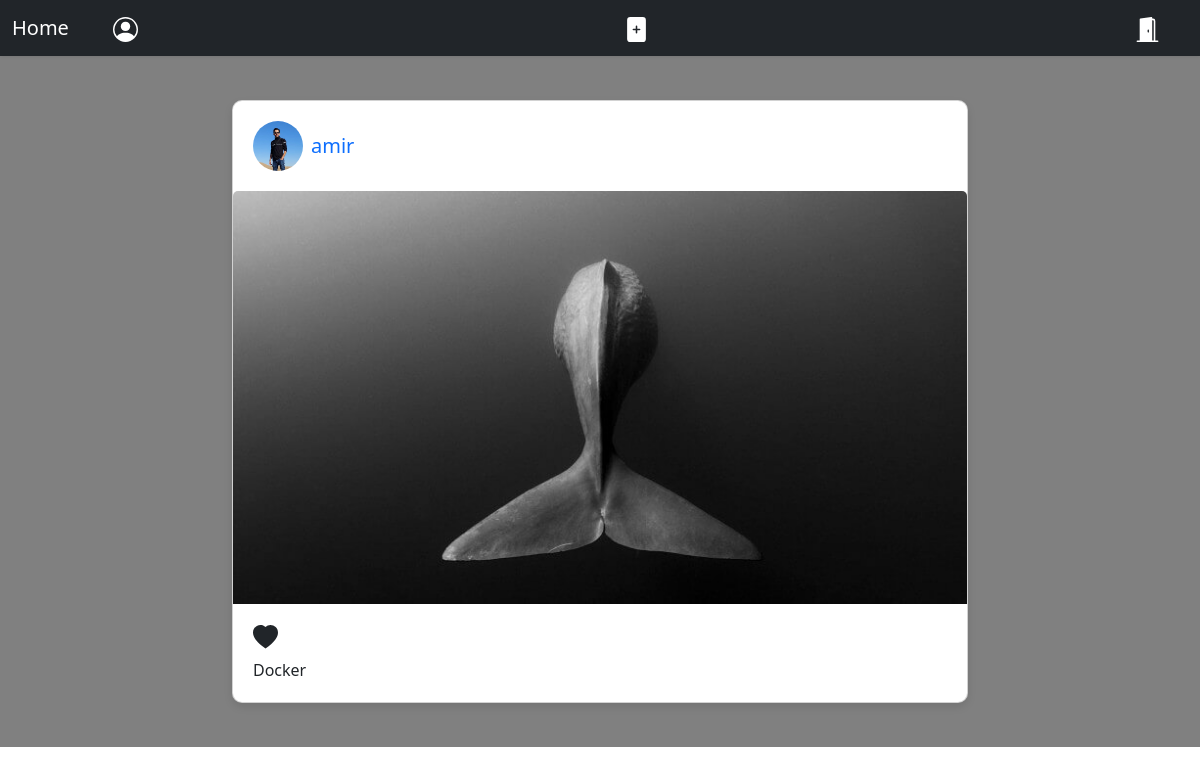
Page /post_detail/30/docker/ (signed in) on the committed database.
### home/models.py (models this page shows, shortened)
class Post(models.Model):
    user = models.ForeignKey(User,on_delete=models.CASCADE ,related_name='puser')
    image = models.ImageField(upload_to='post_image')
    caption = models.CharField(max_length=255)
    slug=models.SlugField()
    created = models.DateTimeField(auto_now_add=True)
    updated = models.DateTimeField(auto_now=True)

### accounts/models.py (models this page shows, shortened)
class User(AbstractBaseUser):
    username = models.CharField(max_length=200,unique=True)
    profile = models.ImageField(upload_to='profile_image',default='blank-profile-picture.png')
    bio = models.CharField(max_length=300,blank=True ,null=True)
    full_name = models.CharField(max_length=255)
    email = models.EmailField(max_length=255,unique=True)
    is_active = models.BooleanField(default=True)
    is_admin = models.BooleanField(default=False)
    birthday = models.DateField(blank= True ,null=True)
    privet = models.BooleanField(default=False)
    objects = UserManager()
    USERNAME_FIELD = 'username'
    REQUIRED_FIELDS = ['email','full_name']
    def __str__ (self):
        return self.username

### home/views.py (the view)
# urls.py: path('post_detail/<int:post_id>/<slug:post_slug>/',views.PostDetailView.as_view(),name='post_detail'),
class PostDetailView(LoginRequiredMixin,View):
    def setup(self,request,*args, **kwargs):
        self.post_instance = get_object_or_404(Post,pk=kwargs['post_id'],slug=kwargs['post_slug'])
        return super().setup(request,*args, **kwargs)
    def get(self,request,*args, **kwargs):
        post=self.post_instance
        can_like =user_like(request.user)
        return render(request,'home/detail.html',{'post':post,'can_like':can_like})

### utils.py (called while the page is built)
def user_like(user):
    user_like = Vote.objects.filter(user=user)
    if user_like is not None:
        can_like = [b.post.id for b in user_like ]
    else :
        can_like=[]
    return can_like

### home/templates/home/detail.html (shortened to what this page needs)
{% extends "base.html" %}
{% load static %}
{% block extra_headers %}
<link rel="stylesheet" href="{% static 'home/css/base_s.css' %}">
{% endblock extra_headers %}
{% block content %}
<div class="container mt-4">
    <div class="row justify-content-center">
        <div class="col-md-8">
            <div class="card mb-4">
                <div class="card-body d-flex align-items-center justify-content-between">
                    <div class="d-flex align-items-center">
                        <img src="{{ post.user.profile.url }}" style="border-radius: 50%;" alt="Profile Image" width="50" height="50">
                        <h5 class="m-2 card-title"><a href="{% url "accounts:user_profile" post.user.id %}" class="text-decoration-none">{{ post.user }}</a></h5>
                    </div>
                </div>
                <a href="{% url 'home:post_detail' post.id post.slug %}">
                    <img src="{{ post.image.url }}" class="card-img-top img-fluid" alt="Post Image">
                </a>
                <div class="card-body">
                    <div class="d-flex justify-content-start align-items-center">
                        <a href="{% url "home:user_like" post.id %}" class="text-dark me-2">
                            {% if post.id not in can_like %}
                                <svg xmlns="http://www.w3.org/2000/svg" width="25" height="25" fill="currentColor" class="bi bi-heart" viewBox="0 0 16 16">
                                    <path d="m8 2.748-.717-.737C5.6.281 2.514.878 1.4 3.053c-.523 1.023-.641 2.5.314 4.385.92 1.815 2.834 3.989 6.286 6.357 3.452-2.368 5.365-4.542 6.286-6.357.955-1.886.838-3.362.314-4.385C13.486.878 10.4.28 8.717 2.01zM8 15C-7.333 4.868 3.279-3.04 7.824 1.143q.09.083.176.171a3 3 0 0 1 .176-.17C12.72-3.042 23.333 4.867 8 15"/>
                                </svg>
                            {% else %}
                                <svg xmlns="http://www.w3.org/2000/svg" width="25" height="25" fill="currentColor" class="bi bi-heart-fill" viewBox="0 0 16 16">
                                    <path fill-rule="evenodd" d="M8 1.314C12.438-3.248 23.534 4.735 8 15-7.534 4.736 3.562-3.248 8 1.314"/>
                                </svg>
                            {% endif %}
                        </a>
                    </div>
                    <p class="card-text mt-2">{{ post.caption }}</p>
                </div>
            </div>
        </div>
    </div>
</div>
{%endblock content %}

### home/static/home/css/base_s.css (style rules this page uses)
.card { box-shadow: 0 4px 8px rgba(0, 0, 0, 0.1); border-radius: 10px; }
.card-body { padding: 1.25rem; }
.card-img-top { max-height: 600px; object-fit: cover; }
img { max-width: 100%; height: auto; }

### rows in the picture
Post: user.profile (picture), user "amir", image (picture), caption "Docker"
